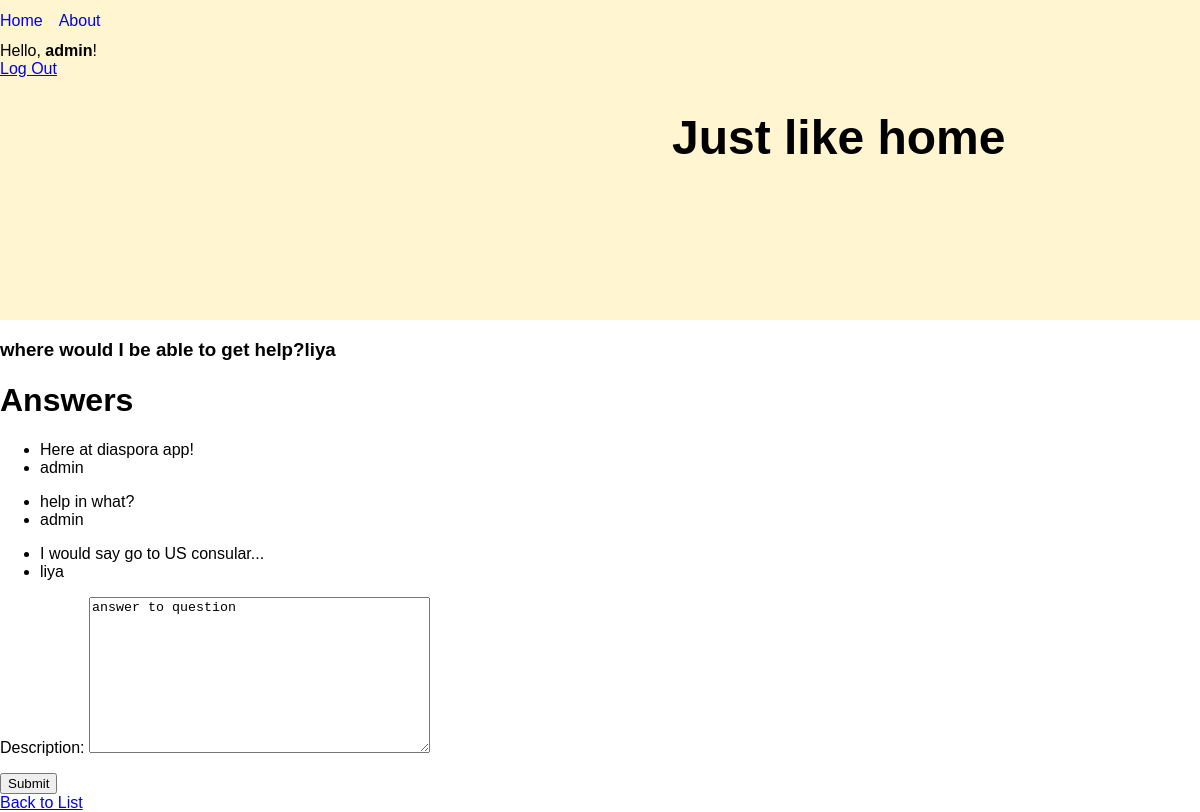
The page /quora/where-would-i-be-able-to-get-help/ (signed in) on the database its author committed.
### quora/models.py (models this page shows, shortened)
class Question(models.Model):
    quest = models.CharField(max_length = 200, default='question', null=True)
    slug = models.CharField(max_length=300, blank=True, editable=False,
                            help_text="Unique URL path to access this book. Generated by the system.")
    author = models.ForeignKey(User, on_delete=models.PROTECT,
                               help_text="The user that posted this question.", null=True)

class Answer(models.Model):
    description = models.TextField(default='answer to question')
    author = models.ForeignKey(User, on_delete=models.PROTECT,
                               help_text="The user that posted this answer.", null=True)
    question = models.ForeignKey(Question, on_delete = models.CASCADE)

### quora/views.py (the view, shortened to what this page needs)
# urls.py: path('<str:slug>/', QuestionDetailView.as_view(), name='question-details-page'),
class QuestionDetailView(DetailView):
    model = Question
    def get(self, request, slug):
        question = self.get_queryset().get(slug__iexact=slug)
        form = AnswerForm()
        context = {
        'question': question,
        'form' : form
        }
        return render(request, 'quora/question_detail.html', context)

### quora/forms.py
class AnswerForm(forms.ModelForm):
    class Meta:
        model = Answer
        fields = [
                'description'
            ]

### quora/templates/quora/question_detail.html (shortened to what this page needs)
{% extends "base.html" %}
{% block content %}
      <h3>{{ question.quest }}{{ question.author.username }}</b></small></h3>
      <h1>Answers</h1>
      {% for answer in question.answer_set.all %}
        {% include 'quora/answer_detail.html' %}
      {% endfor %}
      <form method='post'>
        <div class="form-group">
            {{form.as_p}}
            <button type="submit" class="btn btn-primary">Submit</button>
        </div>
      </form>
      <a href="{% url 'question-list-page' %}">Back to List</a>
{% endblock %}

### templates/base.html (shortened to what this page needs)
<!doctype html>
<html lang="en">
  <head>
    {% load static %}
    <link rel="stylesheet" type="text/css" href="{% static 'css/styles.css' %}">
  </head>
  <body>
    <div class='nav-div'>
      <nav>
        <a href='#'>Home</a>
        <a href=#>About</a>
      </nav>
      {% if user.is_authenticated %}
        <div class="text-white">Hello, <strong>{{user.username}}</strong>!</div>
          <a href="{% url 'logout' %}" class="btn btn-danger ml-2">Log Out</a>
      {% endif %}
      <h1 class='main-header'>Just like home </h1>
    </div>
    {% block content %}
    {% endblock %}
  </body>
</html>

### quora/templates/quora/answer_detail.html
<ul>
    <li>{{ answer.description }}</li>
    <li>{{ answer.author }}</li>
</ul>

### static/css/styles.css (style rules this page uses)
body { background-color: white; font-size: 16px; font-family: Helvetica; margin: 0; }
nav { display: flex; justify-content: flex-start; padding-bottom: 0.75em; padding-top: 0.75em; }
.nav-div { height: 20em; background-color: #FFF5D0; }
nav a { margin-right: 1em; text-decoration: none; }
.main-header { font-size: 3em; padding-left: 14em; }

### rows shown on the page
Question: quest "where would I be able to get help?", author.username "liya"
Answer: description "Here at diaspora app!", author "admin"
Answer: description "help in what?", author "admin"
Answer: description "I would say go to US consular...", author "liya"

### other values the page prints
{{ user.username }} "admin"
